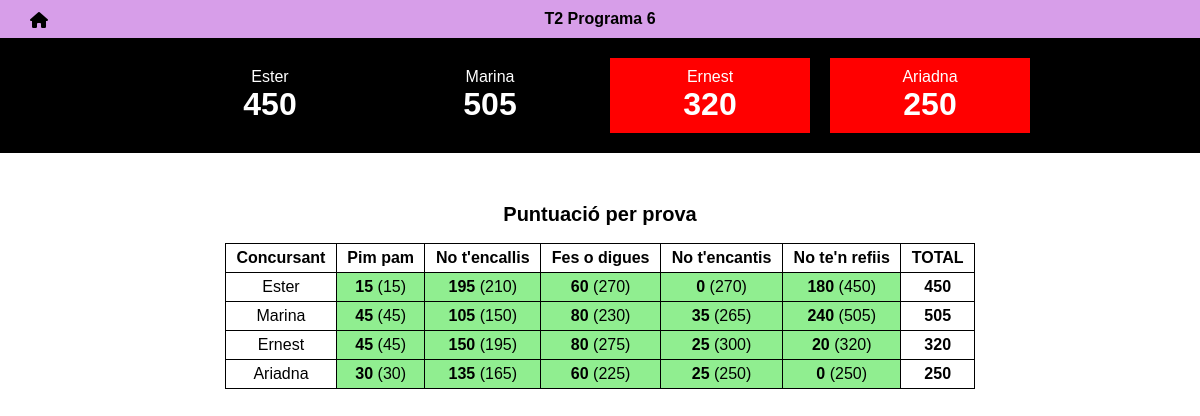
Screenshot of /setsegons/out.php?id=1 with the database file from the repository.
### tables this page shows
CREATE TABLE `ss_programes` (
  `id` int(5) NOT NULL,
  `nom` varchar(20) NOT NULL,
  `data` datetime NOT NULL,
  `visible` tinyint(1) NOT NULL DEFAULT 1
);

CREATE TABLE `ss_concursants` (
  `id` int(10) NOT NULL,
  `nom` varchar(50) NOT NULL,
  `punts` int(10) NOT NULL DEFAULT 0,
  `eliminat` tinyint(1) NOT NULL DEFAULT 0,
  `programa` int(5) NOT NULL,
  `ordre` int(1) NOT NULL
);

CREATE TABLE `ss_proves` (
  `id` int(5) NOT NULL,
  `nom` varchar(50) NOT NULL,
  `agrupable` tinyint(1) NOT NULL DEFAULT 0
);

CREATE TABLE `ss_puntsxprova` (
  `concursant` int(10) NOT NULL,
  `prova` int(5) NOT NULL,
  `punts` int(10) NOT NULL DEFAULT 0,
  `bloquejat` tinyint(1) NOT NULL DEFAULT 0
);

### setsegons/out.php (the view, shortened to what this page needs)
<!DOCTYPE html>
<html lang="en">
<head>
    <link rel="stylesheet" href="style.css">
</head>
<body>
    <header>
        <a class="home-button" href="index.php?id=<?php echo $_GET["id"] ?>"><i class="fas fa-home"></i></a>
        <?php
            $db = new DB();
            $result = $db->query("SELECT nom FROM ss_programes WHERE id=$_GET[id]");
            $titol = $result -> fetchColumn();
            echo "<strong>$titol</strong>";
        ?>
    </header>
    <div id="total-container">
        <?php
            $result = $db -> query("SELECT id,nom,punts,eliminat FROM ss_concursants WHERE programa=$_GET[id] ORDER BY ordre");
            foreach ($result as $concursant) {
                echo "<div class='total". ($concursant['eliminat'] == 1 ? " eliminated" : "") ."'>
                    <div class='total-name'>$concursant[nom]</div>
                    <div class='total-points' id='$concursant[id]'>$concursant[punts]</div>
                </div>";
            }
        ?>
    </div>
    <h2>Puntuació per prova</h2>
    <div id="table-container">
        <table>
            <tr>
                <th>Concursant</th>
                <?php
                    $result = $db -> query("SELECT nom FROM ss_proves");
                    foreach ($result as $prova) {
                        echo "<th>$prova[nom]</th>";
                    }
                ?>
                <th>TOTAL</th>
            </tr>
            <?php
                $result = $db -> query("SELECT id,nom,punts,eliminat FROM ss_concursants WHERE programa='$_GET[id]' ORDER BY ordre");
                foreach ($result as $concursant) {
                    echo "<tr>
                        <td>$concursant[nom]</td>";
                    $result = $db -> query("SELECT punts,bloquejat FROM ss_puntsxprova WHERE concursant='$concursant[id]'");
                    $subtotal = 0;
                    foreach ($result as $prova) {
                        $subtotal += $prova['punts'];
                        echo "<td ". ($prova['bloquejat'] == 1 ? "class='confirmed'" : "") ."><strong>$prova[punts]</strong> ($subtotal)</td>";
                    }
                    echo "<td><strong>$concursant[punts]</strong></td>
                    </tr>";
                }
            ?>
        </table>
    </div>
</body>
</html>

### setsegons/style.css (style rules this page uses)
* { font-size: 16px; }
body { font-family: Arial, Helvetica, sans-serif; margin: 0; }
header { position: relative; background: rgb(215, 158, 233); text-align: center; padding: 10px; }
header .home-button { position: absolute; top: 50%; left: 30px; transform: translateY(-50%); font-size: 20px; color: black; }
h2 { text-align: center; font-size: 20px; margin-top: 50px; }
#total-container { display: flex; justify-content: center; background: black; margin-bottom: 30px; }
.total { width: 25%; max-width: 200px; text-align: center; padding: 10px 0px; margin: 20px 10px; color: white; }
.total.eliminated { background: red; }
.total-points { font-size: 2em; font-weight: bold; }
#table-container { width: 100vw; overflow-x: auto; }
table { width: 750px; text-align: center; margin: auto; }
table,th,td { border: 1px solid black; border-collapse: collapse; }
th,td { padding: 5px 10px; }
.confirmed { background: lightgreen; }

### rows the page displays
ss_programes: nom "T2 Programa 6"
ss_concursants: nom "Ester", punts "450"
ss_concursants: nom "Marina", punts "505"
ss_concursants: nom "Ernest", punts "320"
ss_concursants: nom "Ariadna", punts "250"
ss_proves: nom "Pim pam"
ss_proves: nom "No t'encallis"
ss_proves: nom "Fes o digues"
ss_proves: nom "No t'encantis"
ss_proves: nom "No te'n refiis"
ss_puntsxprova: punts "15", subtotal "15"
ss_puntsxprova: punts "195", subtotal "210"
ss_puntsxprova: punts "60", subtotal "270", subtotal "225"
ss_puntsxprova: punts "0", subtotal "270", subtotal "250"
ss_puntsxprova: punts "180", subtotal "450"
ss_puntsxprova: punts "45", subtotal "45"
ss_puntsxprova: punts "105", subtotal "150"
ss_puntsxprova: punts "80", subtotal "230", subtotal "275"
ss_puntsxprova: punts "35", subtotal "265"
ss_puntsxprova: punts "240", subtotal "505"
ss_puntsxprova: punts "150", subtotal "195"
ss_puntsxprova: punts "25", subtotal "300", subtotal "250"
ss_puntsxprova: punts "20", subtotal "320"
ss_puntsxprova: punts "30", subtotal "30"
ss_puntsxprova: punts "135", subtotal "165"
